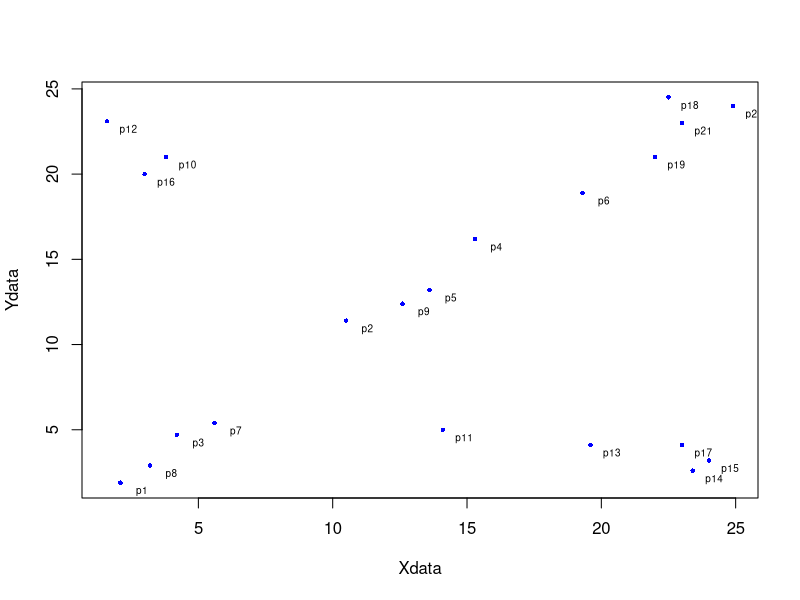
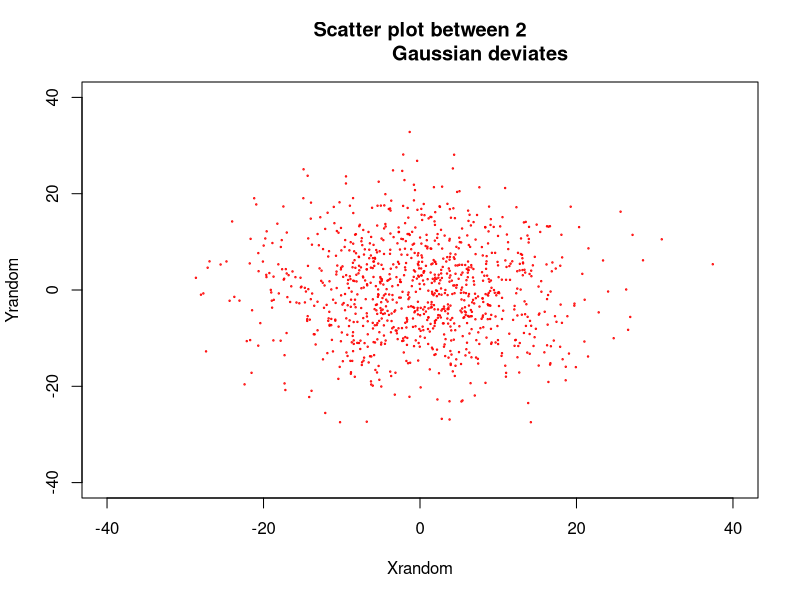

These charts were generated, in order, by the following R code:
Xdata = c(2.1, 10.5, 4.2, 15.3, 13.6, 19.3, 5.6, 3.2, 12.6, 3.8, 14.1,  1.6, 
          19.6, 23.4, 24.0, 3.0, 23.0, 22.5, 22.0, 24.9, 23.0 )

Ydata = c(1.9, 11.4, 4.7, 16.2, 13.2, 18.9, 5.4, 2.9, 12.4, 21.0, 5.0, 23.1, 
          4.1, 2.6, 3.2, 20.0, 4.1, 24.5, 21.0, 24.0, 23.0  )

plot(Xdata,Ydata, pch=16, col="blue", cex = 0.6)

clabs = paste("p",seq(1,21), sep="")

text(Xdata+0.8, Ydata-0.5, clabs, col="black", cex=0.6,font=1)

# Generate 1000 random numbers from unit gaussian distribution
Xrandom = 10*rnorm(1000)

# Generate 1000 numbers from unit Gaussian
Yrandom = 10*rnorm(1000)

# plot the scatter plot. We choose color in Hexadecimal system
plot(Xrandom, Yrandom, cex=0.2, col="red", main="Scatter plot between 2
                    Gaussian deviates", xlim=c(-40,40), ylim=c(-40,40))